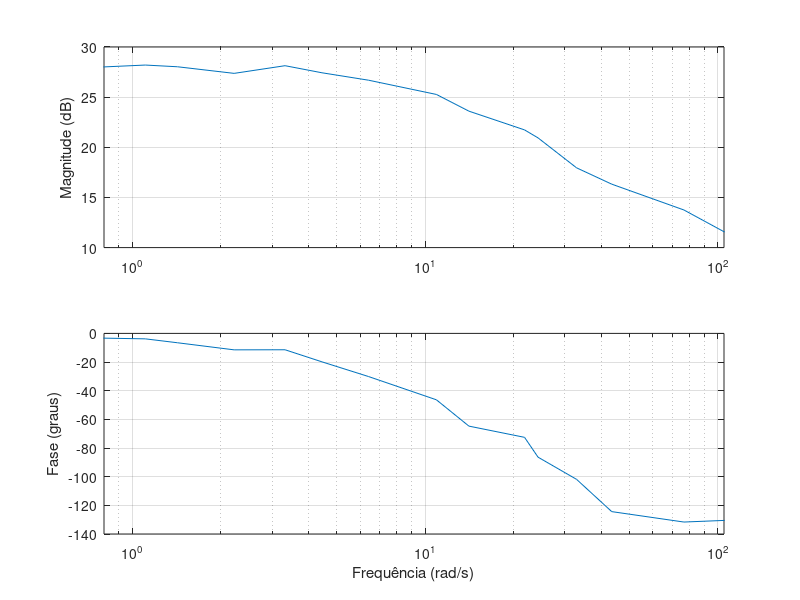

Here is the MATLAB script that generated this plot:
M = [3.7 4.87 6.55 7.9 11.14 12.21 15.138 18.34 21.60 23.52 25.51 23.36 25.2 25.7 24.97 26.00];
freqs = [25 17.5 10 7.5 6 5 3.5 2.5 1.5 1 0.75 0.5 0.35 0.25 0.175 0.1] * 2 * pi;
dt = [0.0210 0.030 0.05 0.054 0.062 0.0579 0.08 0.0740 0.082 0.078 0.06 0.09 0.08 0.06 0.077 0.009]/(2*pi);
freqsReais = [17.25 12.19 6.91 5.24 3.87 3.48 2.247 1.74 1.02 0.707 0.529 0.3544 0.227 0.1762 0.1137 0.07 ]*(2*pi);
G = 20*log10(M);
fase =(dt.*freqsReais)*360;

subplot(2,1,1);
semilogx(freqsReais, G);
% xlabel("Frequência (rad/s)");
ylabel("Magnitude (dB)");
grid on
xlim([.8 105])
subplot(2,1,2);
semilogx(freqsReais,-fase);
xlabel("Frequência (rad/s)");
ylabel("Fase (graus)");
grid on
xlim([.8 105])
##g = tf([44.85],[0.075589 1])
##g2 = tf([868.2410319],[1 1736.482064 868.2410319])
#g3 = tf([14.71444775*14.71444775],[1 2*1*14.71444775 14.71444775*14.71444775])
#g4 = zpk([],[-6.516 -1.434], 420.33)
